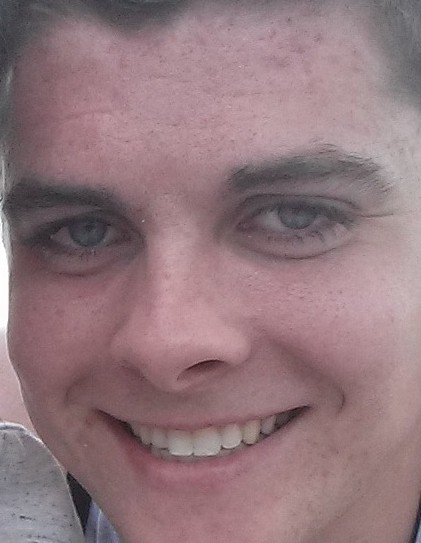
//> input picture pics/Logan10.jpg, 421 x 543 px, given in place of the camera
$ ./FaceDetect   (built with g++ and OpenCV 4)
//> lines starting //> are read from the running program, lines starting //| are printed output that depends on the picture; after the words box and inside, x2 and y2 are one past the last pixel; in counts of white or black regions, pixels touching at a corner belong together
/**
 * @file objectDetection2.cpp
 * @author A. Huaman ( based in the classic facedetect.cpp in samples/c )
 * @brief A simplified version of facedetect.cpp, show how to load a cascade classifier and how to find objects (Face + eyes) in a video stream - Using LBP here
 */
#include "opencv2/objdetect.hpp"
#include "opencv2/videoio.hpp"
#include "opencv2/highgui.hpp"
#include "opencv2/imgproc.hpp"

#include <iostream>
#include <stdio.h>

using namespace std;
using namespace cv;

/** Function Headers */
void detectAndDisplay( Mat frame );

/** Global variables */
String face_cascade_name = "lbpcascade_frontalface.xml";
CascadeClassifier face_cascade;
String window_name = "Capture - Face detection";
/**
 * @function main
 */
int main( void )
{
    VideoCapture capture;
    Mat frame;

    //-- 1. Load the cascade
    if( !face_cascade.load( face_cascade_name ) ){ printf("--(!)Error loading face cascade\n"); return -1; };

    //-- 2. Read the video stream
    capture.open( -1 );
    if ( ! capture.isOpened() ) { printf("--(!)Error opening video capture\n"); return -1; }

    while ( capture.read(frame) )
    {
//> frame is the input picture: 543 rows x 421 cols, CV_8UC3; mean B, G, R 124.6, 119.4, 145.8
        if( frame.empty() )
        {
            printf(" --(!) No captured frame -- Break!");
            break;
        }

        //-- 3. Apply the classifier to the frame
        detectAndDisplay( frame );

        //-- bail out if escape was pressed
        int c = waitKey(10);
        if( (char)c == 27 ) { break; }
    }
    return 0;
}

/**
 * @function detectAndDisplay
 */
void detectAndDisplay( Mat frame )
{
    std::vector<Rect> faces;
    Mat frame_gray;
    Mat testCrop;

    cvtColor( frame, frame_gray, COLOR_BGR2GRAY );
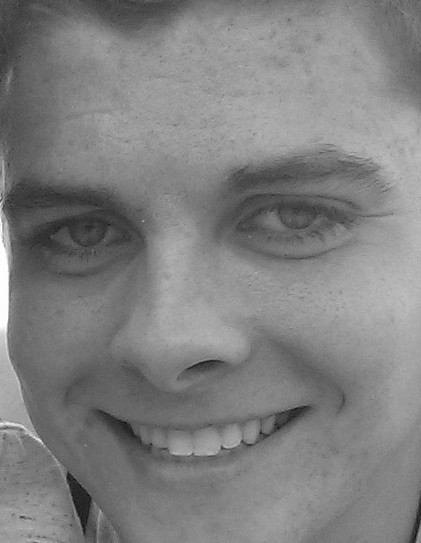
//> frame_gray: 543 rows x 421 cols, CV_8UC1; min 11, max 255, mean 127.9
    equalizeHist( frame_gray, frame_gray );
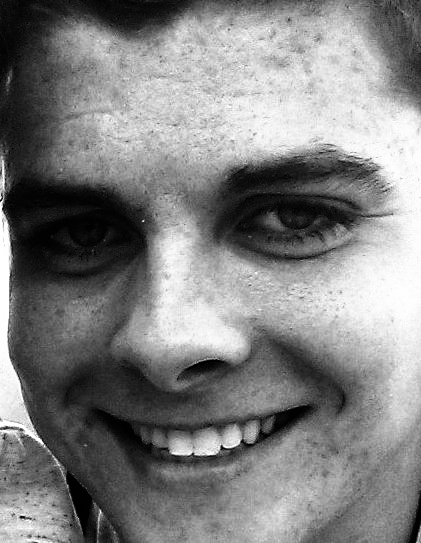
//> frame_gray: 543 rows x 421 cols, CV_8UC1; min 0, max 255, mean 128.7

    //-- Detect faces
    face_cascade.detectMultiScale( frame_gray, faces, 1.1, 2, 0, Size(80, 80) );
//> faces = empty

    for( size_t i = 0; i < faces.size(); i++ )
    {
        Mat faceROI = frame_gray( faces[i] );
        //-- Draw the face
        // Point center( faces[i].x + faces[i].width/2, faces[i].y + faces[i].height/2 );
        // ellipse( frame, center, Size( faces[i].width/2, faces[i].height/2 ), 0, 0, 360, Scalar( 255, 0, 0 ), 2, 8, 0 );
        int x = faces[i].x;
        int y = faces[i].y;
        int w = faces[i].width;
        int h = faces[i].height;
        rectangle( frame, Point(x,y), Point((x+w),(y+h)), Scalar( 255, 0, 0 ), 2, 8, 0 );
        Rect ROI(x,y,w,h);
        testCrop = frame(ROI);

    }
//> this loop made 0 passes
//> the Esc key is pressed
    //-- Show what you got
    if(!testCrop.empty()) {
      imshow( window_name, testCrop );
    } else {
      imshow( window_name, frame );
    }

}

$ run again, on pics/Logan5.jpg
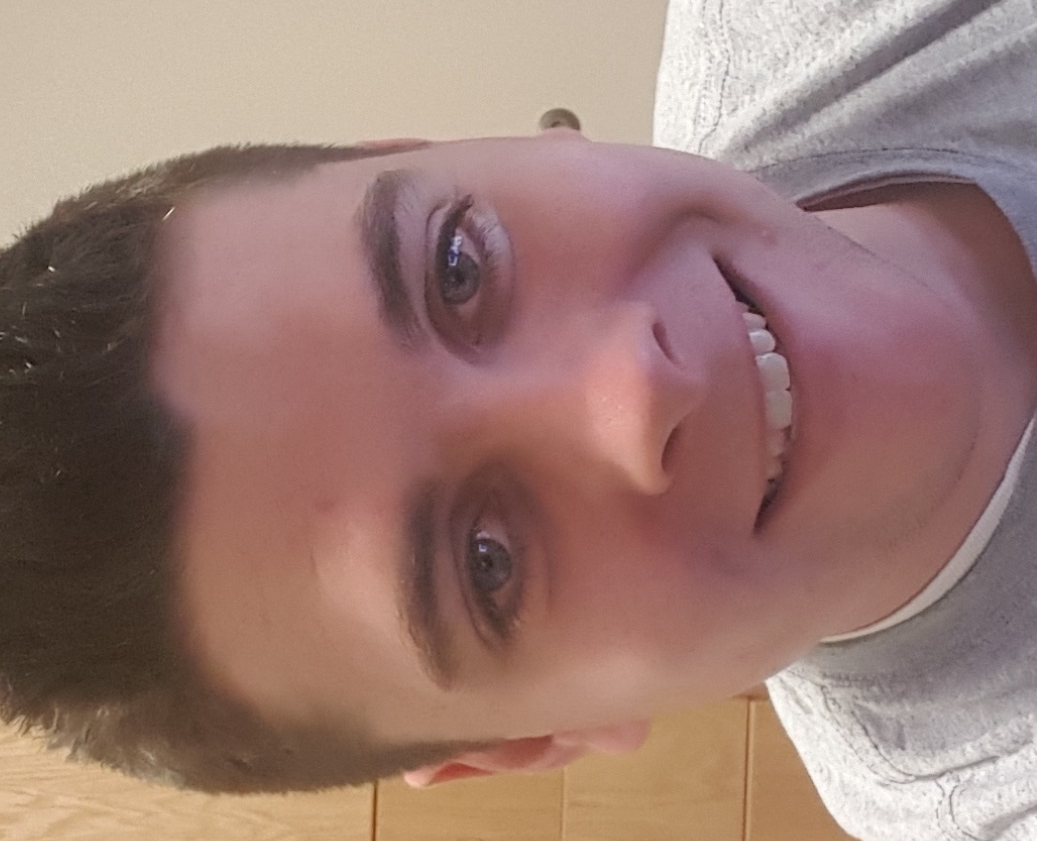
//> input picture pics/Logan5.jpg, 1037 x 841 px, given in place of the camera
//> frame is the input picture: 841 rows x 1037 cols, CV_8UC3; mean B, G, R 115.2, 123.1, 154.3
//> in detectAndDisplay, `cvtColor( frame, frame_gray, COLOR_BGR2GRAY );`:
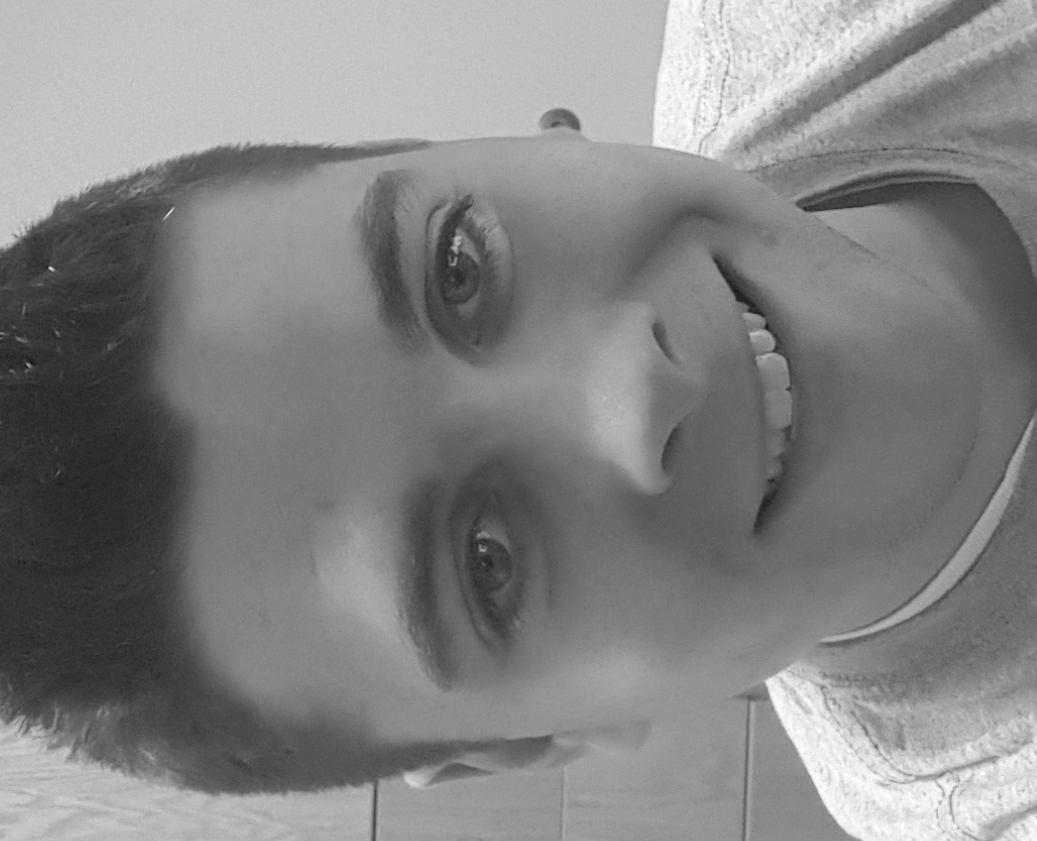
//> frame_gray: 841 rows x 1037 cols, CV_8UC1; min 16, max 254, mean 131.5
//> in detectAndDisplay, `equalizeHist( frame_gray, frame_gray );`:
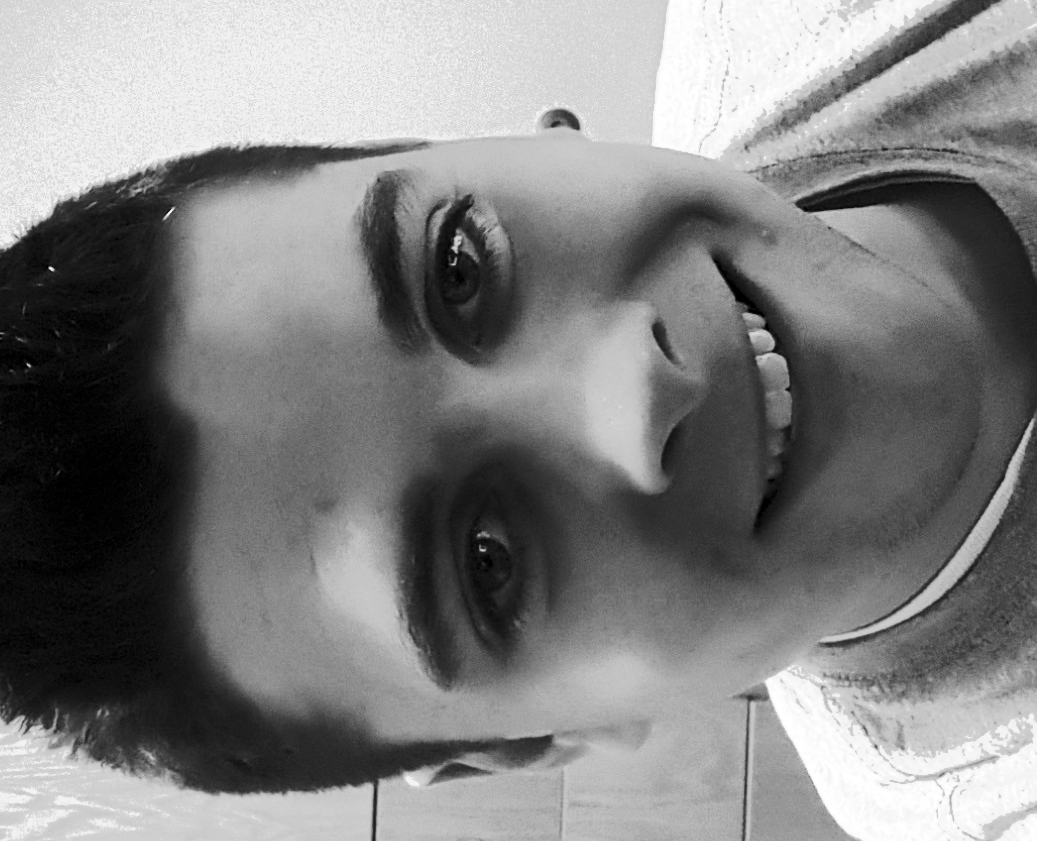
//> frame_gray: 841 rows x 1037 cols, CV_8UC1; min 0, max 255, mean 128.5
//> faces = empty

$ run again, on pics/Logan6.jpg
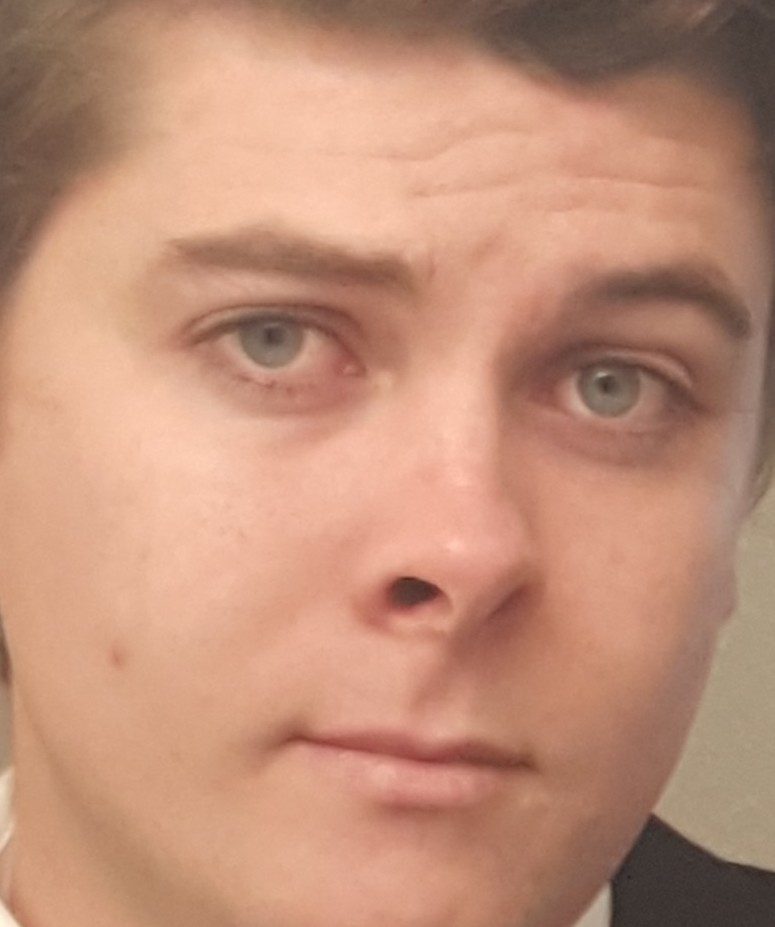
//> input picture pics/Logan6.jpg, 775 x 927 px, given in place of the camera
//> frame is the input picture: 927 rows x 775 cols, CV_8UC3; mean B, G, R 120.2, 143.5, 192.3
//> faces = 1 Rect (x, y, width, height): [87, 523, 91, 91]
//> the loop in detectAndDisplay, `for( size_t i = 0; i < faces.size(); i++ )` made 1 pass
//> pass 1, in detectAndDisplay, `Mat faceROI = frame_gray( faces[i] );`:
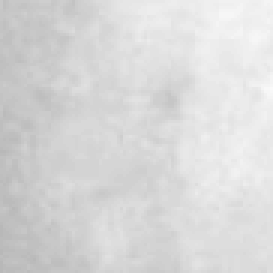
//> faceROI: 91 rows x 91 cols, CV_8UC1 (shown 3 times larger); min 184, max 250, mean 216.5
//> after the loop in detectAndDisplay, `for( size_t i = 0; i < faces.size(); i++ )`:
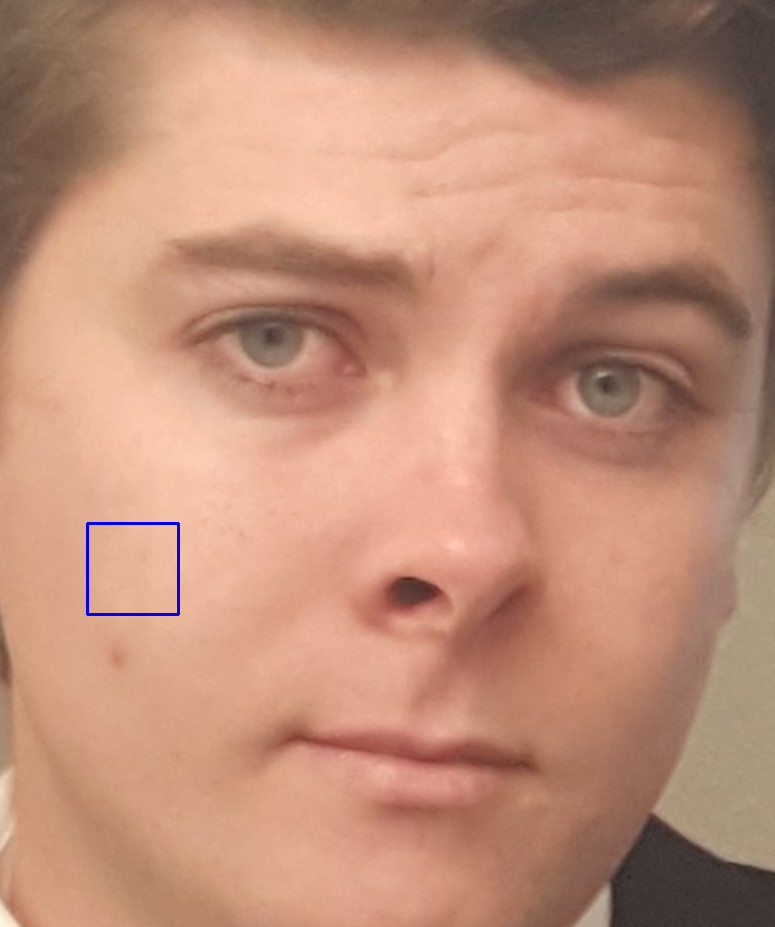
//> frame: 927 rows x 775 cols, CV_8UC3; 0.15% of pixels changed, all inside (x1, y1, x2, y2) = (86, 522, 180, 616)

$ run again, on pics/Logan7.jpg
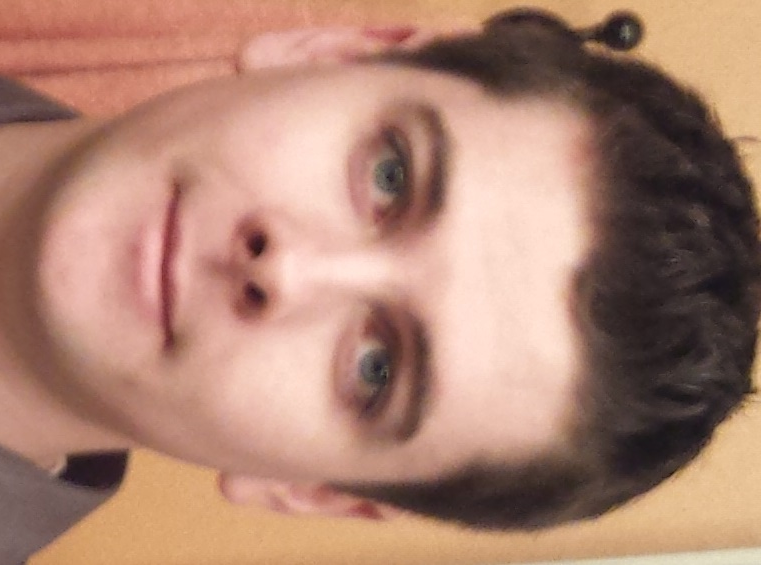
//> input picture pics/Logan7.jpg, 761 x 565 px, given in place of the camera
//> frame is the input picture: 565 rows x 761 cols, CV_8UC3; mean B, G, R 115.1, 132.1, 173.3
//> in detectAndDisplay, `cvtColor( frame, frame_gray, COLOR_BGR2GRAY );`:
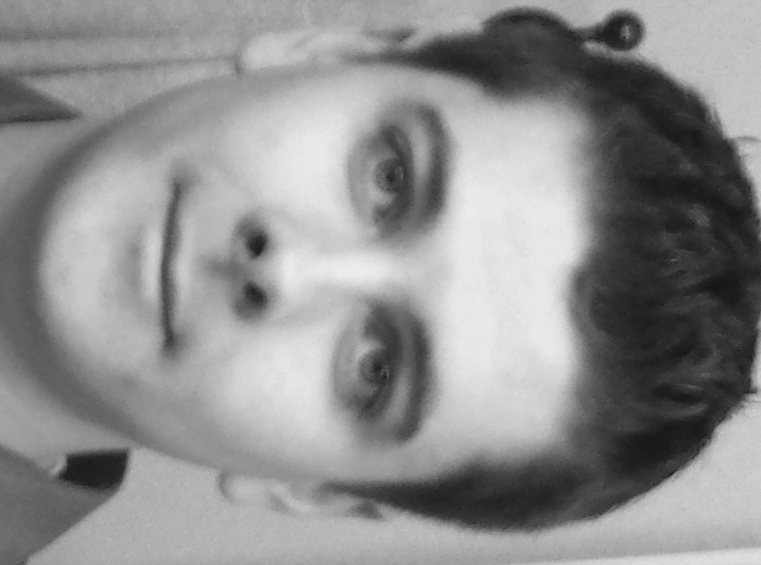
//> frame_gray: 565 rows x 761 cols, CV_8UC1; min 21, max 237, mean 142.5
//> in detectAndDisplay, `equalizeHist( frame_gray, frame_gray );`:
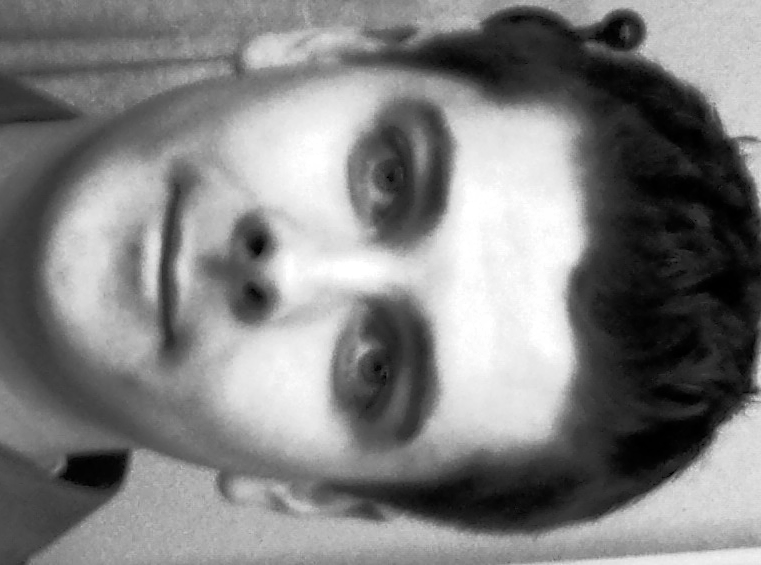
//> frame_gray: 565 rows x 761 cols, CV_8UC1; min 0, max 255, mean 128.2
//> faces = empty
